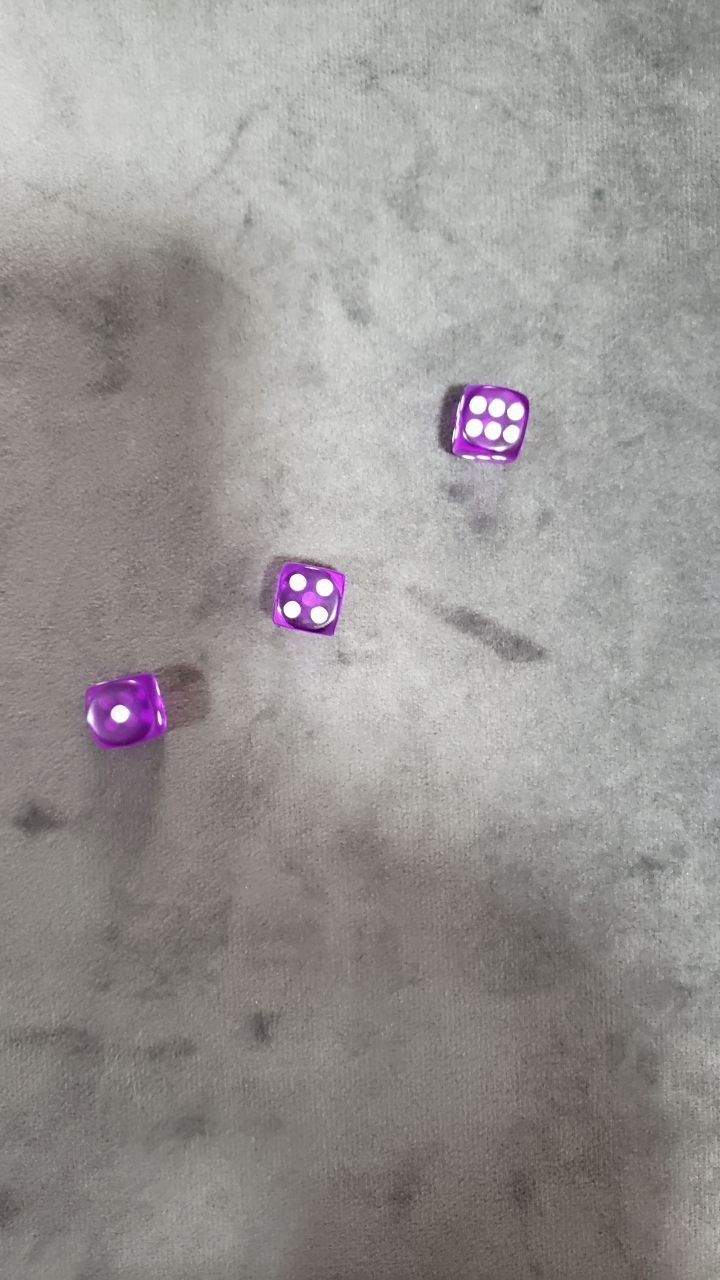
#> input picture imagensDados/img1.jpg, 720 x 1280 px, found by its file name
$ jupyter execute '29_Visão_Computacional.ipynb'   (shell and % lines are left out)
#> lines starting #> are read from the running program, lines starting #| are printed output that depends on the picture; after the words box and inside, x2 and y2 are one past the last pixel; in counts of white or black regions, pixels touching at a corner belong together
###Detecção de Circulos

##Baixar arquivos de imagens

[cell 1]
baseDir = "/content/Vis-o-Computacional-main/imagensDados/"

##Manipulando o arquivo img1.jpg

[cell 2]
import cv2 as cv
import numpy as np
import matplotlib.pyplot as plt
from google.colab.patches import cv2_imshow

# Ler imagem e recortar área de interesse
img = cv.imread(baseDir+"img1.jpg", 0)
#> img: shape (1280, 720); min 20, max 255, mean 150
img = img[375:760,70:550]
#> img: shape (385, 480)
imgOrig = cv.imread(baseDir+"img1.jpg")
#> imgOrig is the input picture: shape (1280, 720, 3); mean B, G, R 147.3, 149.1, 152.7
dados = imgOrig[375:760,70:550]
# Aplicar erosão
elemento = cv.getStructuringElement(cv.MORPH_ELLIPSE, (1,1))
resultado = cv.erode(img, elemento, iterations = 30)
erosao = resultado.copy()
# Capturar dimenções e definir cores
altura, largura = erosao.shape
#> altura = 385; largura = 480
branco = [255, 255, 255]
preto = [0, 0, 0]
verde = [0, 255, 0]
# Pintar de preto o que for diferente de branco
for i in range(altura):
    for j in range(largura):
        if all(erosao[i,j]!=branco):
            cv.floodFill(erosao, None, (j,i), preto)
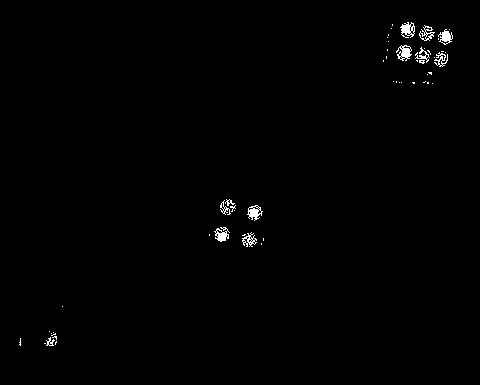
#> erosao: shape (385, 480); 0.69% white; 54 white regions (42 under 20 px), largest, box (x1, y1, x2, y2) and area: (396, 45, 412, 61) 140, (400, 22, 415, 38) 138, (247, 205, 263, 221) 132
# Aplicar Dilatação com 3 iterações
elemento = cv.getStructuringElement(cv.MORPH_ELLIPSE, (3,4))
#> elemento = [[0, 1, 0], [1, 1, 1], [1, 1, 1], [1, 1, 1]]
resultado = cv.dilate(erosao, elemento, iterations = 3)
#> resultado: shape (385, 480); 3.1% white; 11 white regions, largest, box (x1, y1, x2, y2) and area: (393, 19, 456, 90) 2713, (239, 229, 267, 253) 512, (206, 224, 233, 248) 479
# Contar bolas brancas(face dos dados)
img = resultado.copy()
buracos=0
cv.floodFill(img, None, (0,0), verde)
for i in range(altura):
    for j in range(largura):
        if all(img[i,j]==branco):
            buracos+=1
            cv.floodFill(img, None, (j,i), verde)
#> img: shape (385, 480); every value is 0
#> after the loop, buracos = 11
# Resultado
print('Soma das faces dos dados:',buracos)
#| Soma das faces dos dados: 11
cv2_imshow(dados)
print()
print("img1.jpg")
plt.imshow(imgOrig)

##Manipulando o arquivo img2.jpg

[cell 3]
import cv2 as cv
import numpy as np
import matplotlib.pyplot as plt
from google.colab.patches import cv2_imshow

# Ler imagem e recortar área de interesse
img = cv.imread(baseDir+"img2.jpg", 0)
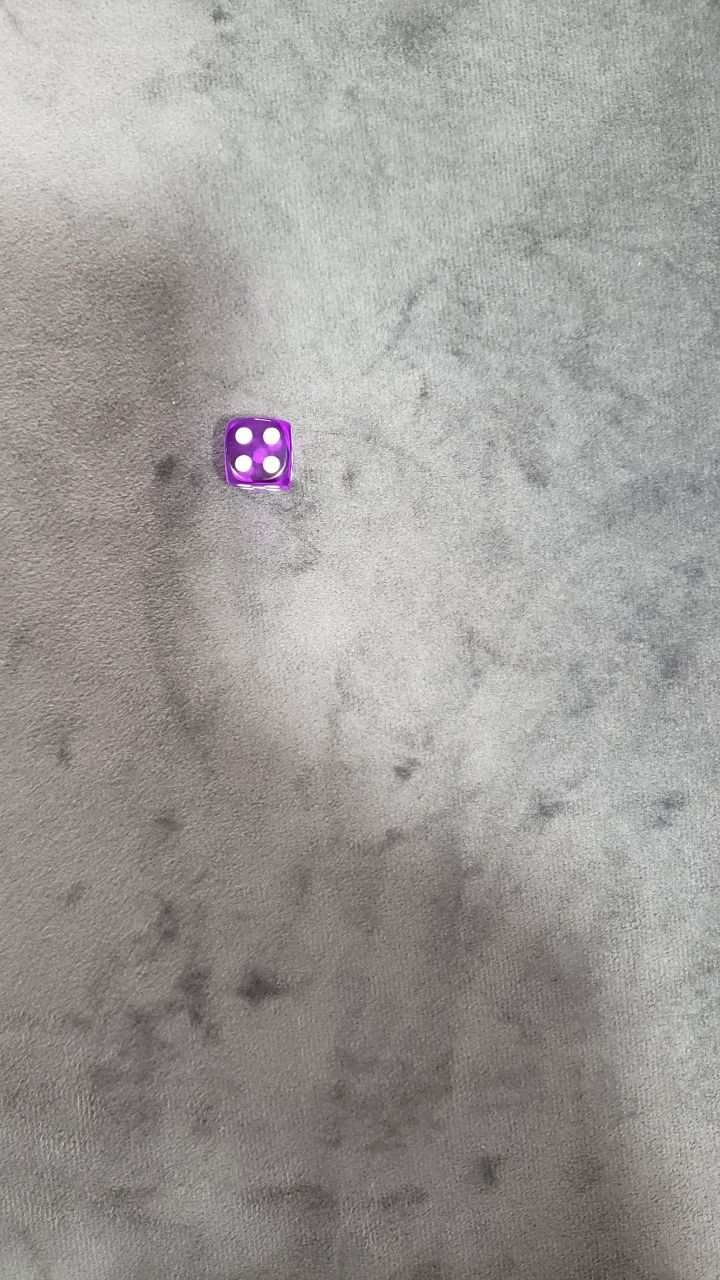
#> input picture imagensDados/img2.jpg, 720 x 1280 px, found by its file name
#> img: shape (1280, 720); min 24, max 255, mean 156.4
img = img[426:472,234:281]
#> img: shape (46, 47)
imgOrig = cv.imread(baseDir+"img2.jpg")
#> imgOrig is the input picture: shape (1280, 720, 3); mean B, G, R 153.6, 155.8, 158.7
dados = imgOrig[406:492,214:301]
#> dados: shape (86, 87, 3)
# Aplicar erosão
elemento = cv.getStructuringElement(cv.MORPH_ELLIPSE, (1,1))
#> elemento = [1]
resultado = cv.erode(img, elemento, iterations = 30)
erosao = resultado.copy()
# Capturar dimenções e definir cores
altura, largura = erosao.shape
#> altura = 46; largura = 47
branco = [255, 255, 255]
preto = [0, 0, 0]
verde = [0, 255, 0]
# Pintar de preto o que for diferente de branco
for i in range(altura):
    for j in range(largura):
        if all(erosao[i,j]!=branco):
            cv.floodFill(erosao, None, (j,i), preto)
#> erosao: shape (46, 47); 20.3% white in thin lines or dots, all inside (x1, y1, x2, y2) = (2, 2, 45, 46)
# Aplicar Dilatação com 2 iterações
elemento = cv.getStructuringElement(cv.MORPH_ELLIPSE, (3,4))
#> elemento = [[0, 1, 0], [1, 1, 1], [1, 1, 1], [1, 1, 1]]
resultado = cv.dilate(erosao, elemento, iterations = 2)
#> resultado: shape (46, 47); 58.5% white; 5 black regions (4 under 20 px), largest, box (x1, y1, x2, y2) and area: (0, 0, 47, 46) 858
# Contar bolas brancas(face dos dados)
img = resultado.copy()
buracos=0
cv.floodFill(img, None, (0,0), verde)
for i in range(altura):
    for j in range(largura):
        if all(img[i,j]==branco):
            buracos+=1
            cv.floodFill(img, None, (j,i), verde)
#> img: shape (46, 47); every value is 0
#> after the loop, buracos = 4
# Resultado
print('Soma da face do dado:',buracos)
#| Soma da face do dado: 4
cv2_imshow(dados)
print()
print("img2.jpg")
plt.imshow(imgOrig)

##Manipulando o arquivo img3.jpg

[cell 4]
import cv2 as cv
import numpy as np
import matplotlib.pyplot as plt
from google.colab.patches import cv2_imshow

# Ler imagem e recortar área de interesse
img = cv.imread(baseDir+"img3.jpg")
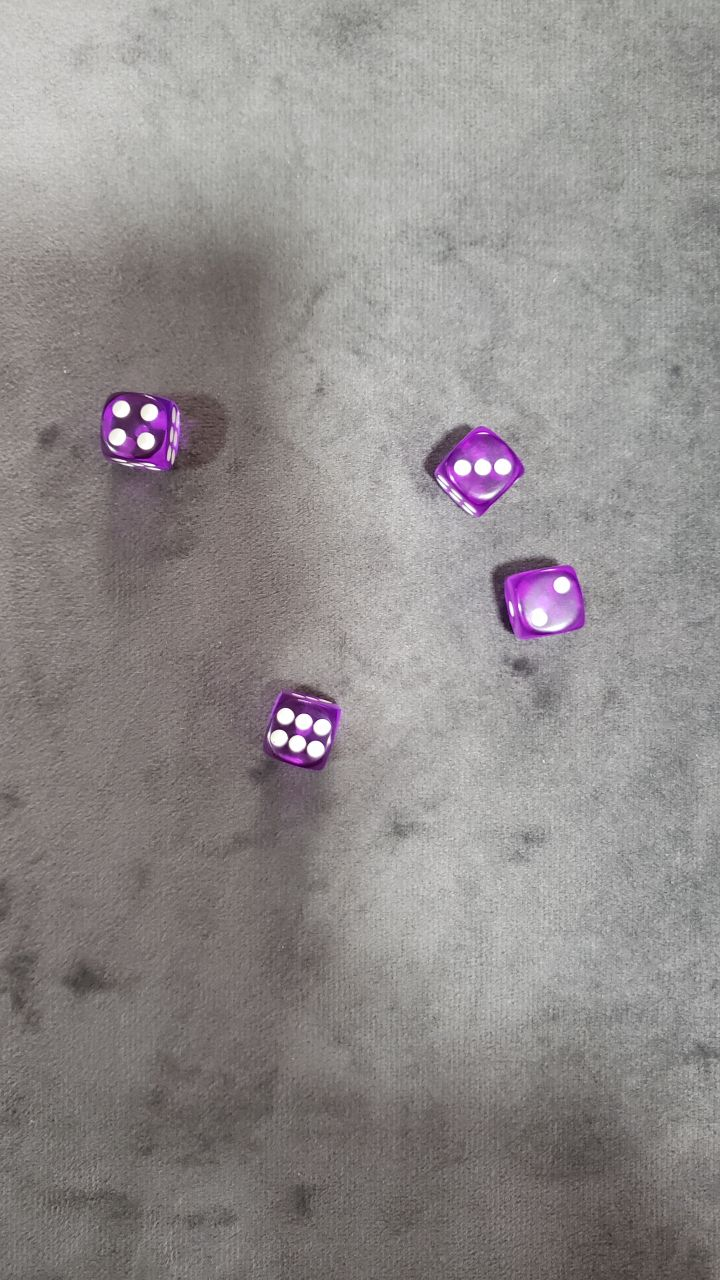
#> input picture imagensDados/img3.jpg, 720 x 1280 px, found by its file name
#> img is the input picture: shape (1280, 720, 3); mean B, G, R 140, 140.6, 145.4
imgOrig = cv.imread(baseDir+"img3.jpg")
dados = imgOrig[385:780,90:590]
#> dados: shape (395, 500, 3)
# Recortar área de interesse de um dado único e transformar perspectiva
dado4 = img[400:450,108:159]
pontosOrigem = np.float32([[5,0], [50,5], [0,45], [45,50]])
pontosDestino = np.float32([[0,0], [50,0], [0,50], [50,50]])
matriz = cv.getPerspectiveTransform(pontosOrigem, pontosDestino)
#> matriz = [[1.1, 0.122, -5.49], [-0.122, 1.1, 0.61], [-9.69e-19, 2.87e-19, 1]]
resultado = cv.warpPerspective(dado4, matriz, (50,50))
#> resultado: shape (50, 50, 3)
dado4 = resultado.copy()
# Recortar área de interesse de um dado único e transformar perspectiva
dado3 = img[430:510,440:520]
pontosOrigem = np.float32([[10,40], [40,3], [40,65], [80,40]])
pontosDestino = np.float32([[0,0], [80,0], [0,80], [80,80]])
matriz = cv.getPerspectiveTransform(pontosOrigem, pontosDestino)
#> matriz = [[1.22, -1.46, 46.36], [1.22, 0.989, -51.77], [0.00381, -0.00594, 1]]
resultado = cv.warpPerspective(dado3, matriz, (80,80))
#> resultado: shape (80, 80, 3)
dado3 = resultado.copy()
# Recortar área de interesse de um dado único e transformar perspectiva
dado2 = img[570:640,520:580]
pontosOrigem = np.float32([[0,45], [37,0], [15,70], [60,8]])
pontosDestino = np.float32([[0,0], [70,0], [0,70], [70,70]])
matriz = cv.getPerspectiveTransform(pontosOrigem, pontosDestino)
#> matriz = [[1.61, -0.968, 43.57], [4.48, 3.69, -165.9], [0.0128, 0.0155, 1]]
resultado = cv.warpPerspective(dado2, matriz, (80,80))
dado2 = resultado[12:69,4:68].copy()
#> dado2: shape (57, 64, 3)
# Recortar área de interesse de um dado único e transformar perspectiva
dado6 = img[690:770,261:341]
pontosOrigem = np.float32([[0,58], [7,0], [62,80], [80,18]])
pontosDestino = np.float32([[0,0], [80,0], [0,80], [80,80]])
matriz = cv.getPerspectiveTransform(pontosOrigem, pontosDestino)
#> matriz = [[0.477, -1.34, 77.95], [1.22, 0.148, -8.56], [0.00229, -0.00193, 1]]
resultado = cv.warpPerspective(dado6, matriz, (80,80))
dado6 = resultado[10:76,8:68].copy()
#> dado6: shape (66, 60, 3)
# Unir imagens de dado único recortadas
imgCola = np.zeros((86,271,3),dtype='uint8')
imgCola[3:60,2:66] = dado2
imgCola[3:83,70:150] = dado3
imgCola[3:53,155:205] = dado4
imgCola[3:69,209:269] = dado6
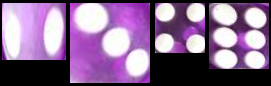
#> imgCola: shape (86, 271, 3); mean B, G, R 144.2, 107.2, 136.5
#cv2_imshow(imgCola)

# Aplicar erosão
img = imgCola.copy()
elemento = cv.getStructuringElement(cv.MORPH_ELLIPSE, (1,1))
#> elemento = [1]
resultado = cv.erode(img, elemento, iterations = 30)
erosao = resultado.copy()
# Capturar dimenções e definir cores
altura, largura,_ = erosao.shape
#> altura = 86; largura = 271
branco = [255, 255, 255]
preto = [0, 0, 0]
verde = [0, 255, 0]
# Pintar de preto o que for diferente de branco
for i in range(altura):
    for j in range(largura):
        if all(erosao[i,j]!=branco):
            cv.floodFill(erosao, None, (j,i), preto)
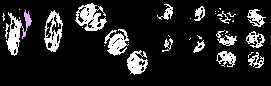
#> erosao: shape (86, 271, 3); mean B, G, R 34.6, 33.9, 34.5
# Aplicar Dilatação com 4 iterações
elemento = cv.getStructuringElement(cv.MORPH_ELLIPSE, (3,3))
#> elemento = [[0, 1, 0], [1, 1, 1], [0, 1, 0]]
resultado = cv.dilate(erosao, elemento, iterations = 4)
#> resultado: shape (86, 271, 3)
# Contar bolas brancas(face dos dados)
img = resultado.copy()
buracos=0
cv.floodFill(img, None, (0,0), verde)
#> img: shape (86, 271, 3)
for i in range(altura):
    for j in range(largura):
        if all(img[i,j]==branco):
            buracos+=1
            cv.floodFill(img, None, (j,i), verde)
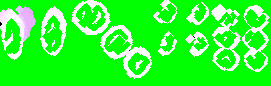
#> img: shape (86, 271, 3); mean B, G, R 52.2, 252.5, 51.9
#> after the loop, buracos = 15
# Resultado
print('Soma das faces dos dados:',buracos)
#| Soma das faces dos dados: 15
cv2_imshow(dados)
print()
print("img3.jpg")
plt.imshow(imgOrig)

##Manipulando o arquivo img4.jpg

[cell 5]
import cv2 as cv
import numpy as np
import matplotlib.pyplot as plt
from google.colab.patches import cv2_imshow

# Ler imagem e recortar área de interesse
img = cv.imread(baseDir+"img4.jpg")
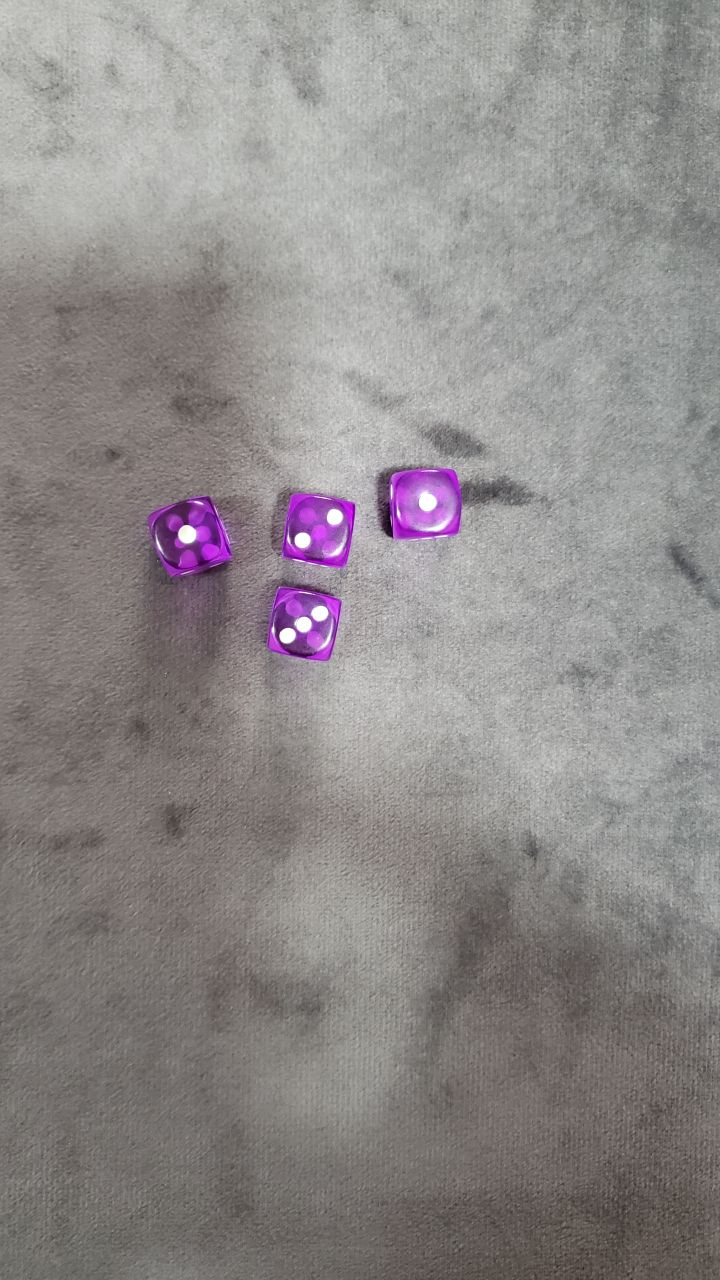
#> input picture imagensDados/img4.jpg, 720 x 1280 px, found by its file name
#> img is the input picture: shape (1280, 720, 3); mean B, G, R 137.9, 138.4, 142.9
imgOrig = cv.imread(baseDir+"img4.jpg")
dados = imgOrig[460:670,120:500]
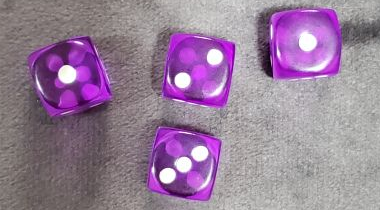
#> dados: shape (210, 380, 3); mean B, G, R 153.1, 127.4, 151.8
# Aplicar erosão
img = dados.copy()
elemento = cv.getStructuringElement(cv.MORPH_ELLIPSE, (1,1))
#> elemento = [1]
resultado = cv.erode(img, elemento, iterations = 30)
erosao = resultado.copy()
# Capturar dimenções e definir cores
altura, largura,_ = erosao.shape
#> altura = 210; largura = 380
branco = [255, 255, 255]
preto = [0, 0, 0]
verde = [0, 255, 0]
# Pintar de preto o que for diferente de branco
for i in range(altura):
    for j in range(largura):
        if all(erosao[i,j]!=branco):
            cv.floodFill(erosao, None, (j,i), preto)
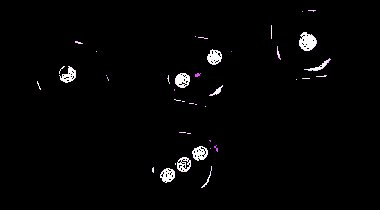
#> erosao: shape (210, 380, 3); mean B, G, R 4.7, 4.5, 4.7
# Aplicar Dilatação com 6 iterações
elemento = cv.getStructuringElement(cv.MORPH_ELLIPSE, (2,3))
#> elemento = [[0, 1], [1, 1], [0, 1]]
resultado = cv.dilate(erosao, elemento, iterations = 6)
#> resultado: shape (210, 380, 3)
# Contar bolas brancas(face dos dados)
img = resultado.copy()
buracos=0
cv.floodFill(img, None, (0,0), verde)
#> img: shape (210, 380, 3)
for i in range(altura):
    for j in range(largura):
        if all(img[i,j]==branco):
            buracos+=1
            cv.floodFill(img, None, (j,i), verde)
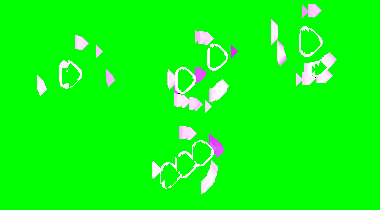
#> img: shape (210, 380, 3); mean B, G, R 14.5, 252.7, 14.2
#> after the loop, buracos = 7
# Resultado
print('Soma das faces dos dados:',buracos)
#| Soma das faces dos dados: 7
cv2_imshow(dados)
print()
print("img4.jpg")
plt.imshow(imgOrig)
